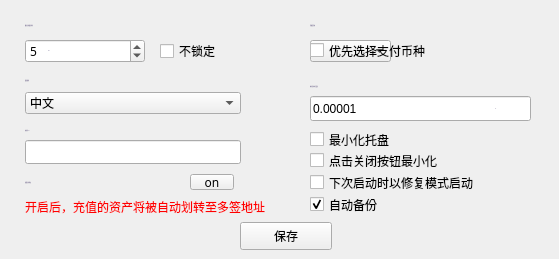
       <widget class="QWidget" name="page">
        <widget class="QToolButton" name="saveBtn">
         <property name="geometry">
          <rect>
           <x>240</x>
           <y>222</y>
           <width>92</width>
           <height>28</height>
          </rect>
         </property>
         <property name="font">
          <font>
           <family>微软雅黑</family>
          </font>
         </property>
         <property name="cursor">
          <cursorShape>PointingHandCursor</cursorShape>
         </property>
         <property name="focusPolicy">
          <enum>Qt::NoFocus</enum>
         </property>
         <property name="styleSheet">
          <string notr="true"/>
         </property>
         <property name="text">
          <string>保存</string>
         </property>
        </widget>
        <widget class="QLabel" name="label_2">
         <property name="geometry">
          <rect>
           <x>25</x>
           <y>10</y>
           <width>131</width>
           <height>31</height>
          </rect>
         </property>
         <property name="font">
          <font>
           <family>微软雅黑</family>
           <pointsize>-1</pointsize>
           <weight>50</weight>
           <italic>false</italic>
           <bold>false</bold>
          </font>
         </property>
         <property name="styleSheet">
          <string notr="true">font: 11px &quot;微软雅黑&quot;;
color:rgb(137,129,161);</string>
         </property>
         <property name="text">
          <string>钱包自动锁定时间</string>
         </property>
         <property name="alignment">
          <set>Qt::AlignLeading|Qt::AlignLeft|Qt::AlignVCenter</set>
         </property>
        </widget>
        <widget class="QComboBox" name="languageComboBox">
         <property name="geometry">
          <rect>
           <x>25</x>
           <y>92</y>
           <width>216</width>
           <height>22</height>
          </rect>
         </property>
         <property name="font">
          <font>
           <family>微软雅黑</family>
          </font>
         </property>
         <property name="focusPolicy">
          <enum>Qt::NoFocus</enum>
         </property>
         <property name="styleSheet">
          <string notr="true"/>
         </property>
         <item>
          <property name="text">
           <string>中文</string>
          </property>
         </item>
         <item>
          <property name="text">
           <string>English</string>
          </property>
         </item>
        </widget>
        <widget class="QCheckBox" name="nolockCheckBox">
         <property name="geometry">
          <rect>
           <x>160</x>
           <y>39</y>
           <width>80</width>
           <height>24</height>
          </rect>
         </property>
         <property name="font">
          <font>
           <family>微软雅黑</family>
           <pointsize>9</pointsize>
          </font>
         </property>
         <property name="cursor">
          <cursorShape>PointingHandCursor</cursorShape>
         </property>
         <property name="focusPolicy">
          <enum>Qt::NoFocus</enum>
         </property>
         <property name="text">
          <string>不锁定</string>
         </property>
        </widget>
        <widget class="QSpinBox" name="lockTimeSpinBox">
         <property name="geometry">
          <rect>
           <x>25</x>
           <y>39</y>
           <width>120</width>
           <height>24</height>
          </rect>
         </property>
         <property name="font">
          <font>
           <family>微软雅黑</family>
          </font>
         </property>
         <property name="focusPolicy">
          <enum>Qt::StrongFocus</enum>
         </property>
         <property name="styleSheet">
          <string notr="true"/>
         </property>
         <property name="readOnly">
          <bool>false</bool>
         </property>
         <property name="minimum">
          <number>0</number>
         </property>
         <property name="maximum">
          <number>60</number>
         </property>
         <property name="value">
          <number>5</number>
         </property>
        </widget>
        <widget class="QLabel" name="label_6">
         <property name="geometry">
          <rect>
           <x>25</x>
           <y>70</y>
           <width>101</width>
           <height>20</height>
          </rect>
         </property>
         <property name="font">
          <font>
           <family>微软雅黑</family>
           <pointsize>-1</pointsize>
           <weight>50</weight>
           <italic>false</italic>
           <bold>false</bold>
          </font>
         </property>
         <property name="styleSheet">
          <string notr="true">font: 11px &quot;微软雅黑&quot;;
color:rgb(137,129,161);</string>
         </property>
         <property name="text">
          <string>界面语言</string>
         </property>
         <property name="alignment">
          <set>Qt::AlignLeading|Qt::AlignLeft|Qt::AlignVCenter</set>
         </property>
        </widget>
        <widget class="QLabel" name="label_3">
         <property name="geometry">
          <rect>
           <x>48</x>
           <y>42</y>
           <width>31</width>
           <height>16</height>
          </rect>
         </property>
         <property name="font">
          <font>
           <family>微软雅黑</family>
           <pointsize>-1</pointsize>
           <weight>50</weight>
           <italic>false</italic>
           <bold>false</bold>
          </font>
         </property>
         <property name="styleSheet">
          <string notr="true">font: 9px &quot;微软雅黑&quot;;
color:rgb(137,129,161);</string>
         </property>
         <property name="text">
          <string>min</string>
         </property>
        </widget>
        <widget class="QCheckBox" name="minimizeCheckBox">
         <property name="geometry">
          <rect>
           <x>310</x>
           <y>129</y>
           <width>240</width>
           <height>21</height>
          </rect>
         </property>
         <property name="font">
          <font>
           <family>微软雅黑</family>
           <pointsize>9</pointsize>
          </font>
         </property>
         <property name="cursor">
          <cursorShape>PointingHandCursor</cursorShape>
         </property>
         <property name="focusPolicy">
          <enum>Qt::NoFocus</enum>
         </property>
         <property name="text">
          <string>最小化托盘</string>
         </property>
        </widget>
        <widget class="QCheckBox" name="closeCheckBox">
         <property name="geometry">
          <rect>
           <x>310</x>
           <y>150</y>
           <width>240</width>
           <height>21</height>
          </rect>
         </property>
         <property name="font">
          <font>
           <family>微软雅黑</family>
           <pointsize>9</pointsize>
          </font>
         </property>
         <property name="cursor">
          <cursorShape>PointingHandCursor</cursorShape>
         </property>
         <property name="focusPolicy">
          <enum>Qt::NoFocus</enum>
         </property>
         <property name="text">
          <string>点击关闭按钮最小化</string>
         </property>
        </widget>
        <widget class="QCheckBox" name="resyncCheckBox">
         <property name="geometry">
          <rect>
           <x>310</x>
           <y>172</y>
           <width>240</width>
           <height>21</height>
          </rect>
         </property>
         <property name="font">
          <font>
           <family>微软雅黑</family>
           <pointsize>9</pointsize>
          </font>
         </property>
         <property name="cursor">
          <cursorShape>PointingHandCursor</cursorShape>
         </property>
         <property name="focusPolicy">
          <enum>Qt::NoFocus</enum>
         </property>
         <property name="text">
          <string>下次启动时以修复模式启动</string>
         </property>
        </widget>
        <widget class="QLabel" name="label_4">
         <property name="geometry">
          <rect>
           <x>310</x>
           <y>10</y>
           <width>200</width>
           <height>31</height>
          </rect>
         </property>
         <property name="font">
          <font>
           <family>微软雅黑</family>
           <pointsize>-1</pointsize>
           <weight>50</weight>
           <italic>false</italic>
           <bold>false</bold>
          </font>
         </property>
         <property name="styleSheet">
          <string notr="true">font: 11px &quot;微软雅黑&quot;;
color:rgb(137,129,161);</string>
         </property>
         <property name="text">
          <string>手续费币种</string>
         </property>
         <property name="alignment">
          <set>Qt::AlignLeading|Qt::AlignLeft|Qt::AlignVCenter</set>
         </property>
        </widget>
        <widget class="QLabel" name="unitLabel2">
         <property name="geometry">
          <rect>
           <x>495</x>
           <y>98</y>
           <width>35</width>
           <height>20</height>
          </rect>
         </property>
         <property name="font">
          <font>
           <family>微软雅黑</family>
           <pointsize>-1</pointsize>
           <weight>50</weight>
           <italic>false</italic>
           <bold>false</bold>
          </font>
         </property>
         <property name="styleSheet">
          <string notr="true">font: 9px &quot;微软雅黑&quot;;
color:rgb(137,129,161);</string>
         </property>
         <property name="text">
          <string>HX</string>
         </property>
        </widget>
        <widget class="QLineEdit" name="contractFeeLineEdit">
         <property name="geometry">
          <rect>
           <x>310</x>
           <y>96</y>
           <width>221</width>
           <height>25</height>
          </rect>
         </property>
         <property name="cursor">
          <cursorShape>IBeamCursor</cursorShape>
         </property>
         <property name="contextMenuPolicy">
          <enum>Qt::DefaultContextMenu</enum>
         </property>
         <property name="text">
          <string>0.00001</string>
         </property>
         <property name="maxLength">
          <number>20</number>
         </property>
         <property name="readOnly">
          <bool>false</bool>
         </property>
        </widget>
        <widget class="QComboBox" name="comboBox_fee">
         <property name="geometry">
          <rect>
           <x>310</x>
           <y>40</y>
           <width>81</width>
           <height>22</height>
          </rect>
         </property>
        </widget>
        <widget class="QLabel" name="label_10">
         <property name="geometry">
          <rect>
           <x>25</x>
           <y>172</y>
           <width>140</width>
           <height>20</height>
          </rect>
         </property>
         <property name="font">
          <font>
           <family>微软雅黑</family>
           <pointsize>-1</pointsize>
           <weight>50</weight>
           <italic>false</italic>
           <bold>false</bold>
          </font>
         </property>
         <property name="styleSheet">
          <string notr="true">font: 11px &quot;微软雅黑&quot;;
color:rgb(137,129,161);</string>
         </property>
         <property name="text">
          <string>充值自动划转</string>
         </property>
         <property name="alignment">
          <set>Qt::AlignLeading|Qt::AlignLeft|Qt::AlignVCenter</set>
         </property>
        </widget>
        <widget class="QToolButton" name="depositBtn">
         <property name="geometry">
          <rect>
           <x>190</x>
           <y>174</y>
           <width>44</width>
           <height>16</height>
          </rect>
         </property>
         <property name="font">
          <font>
           <family>微软雅黑</family>
          </font>
         </property>
         <property name="cursor">
          <cursorShape>PointingHandCursor</cursorShape>
         </property>
         <property name="focusPolicy">
          <enum>Qt::NoFocus</enum>
         </property>
         <property name="styleSheet">
          <string notr="true"/>
         </property>
         <property name="text">
          <string>on</string>
         </property>
         <property name="toolButtonStyle">
          <enum>Qt::ToolButtonTextBesideIcon</enum>
         </property>
        </widget>
        <widget class="QLabel" name="label_5">
         <property name="geometry">
          <rect>
           <x>310</x>
           <y>76</y>
           <width>221</width>
           <height>20</height>
          </rect>
         </property>
         <property name="font">
          <font>
           <family>微软雅黑</family>
           <pointsize>-1</pointsize>
           <weight>50</weight>
           <italic>false</italic>
           <bold>false</bold>
          </font>
         </property>
         <property name="styleSheet">
          <string notr="true">font: 11px &quot;微软雅黑&quot;;
color:rgb(137,129,161);</string>
         </property>
         <property name="text">
          <string>单步合约执行费用</string>
         </property>
         <property name="alignment">
          <set>Qt::AlignLeading|Qt::AlignLeft|Qt::AlignVCenter</set>
         </property>
        </widget>
        <widget class="QCheckBox" name="feeCheckBox">
         <property name="geometry">
          <rect>
           <x>310</x>
           <y>40</y>
           <width>151</width>
           <height>21</height>
          </rect>
         </property>
         <property name="font">
          <font>
           <family>微软雅黑</family>
           <pointsize>9</pointsize>
          </font>
         </property>
         <property name="cursor">
          <cursorShape>PointingHandCursor</cursorShape>
         </property>
         <property name="focusPolicy">
          <enum>Qt::NoFocus</enum>
         </property>
         <property name="text">
          <string>优先选择支付币种</string>
         </property>
        </widget>
        <widget class="QLabel" name="label_autotip">
         <property name="geometry">
          <rect>
           <x>25</x>
           <y>192</y>
           <width>261</width>
           <height>30</height>
          </rect>
         </property>
         <property name="styleSheet">
          <string notr="true">color: rgb(255, 0, 0);
font: 11px &quot;微软雅黑&quot;;</string>
         </property>
         <property name="text">
          <string>开启后，充值的资产将被自动划转至多签地址</string>
         </property>
        </widget>
        <widget class="QLabel" name="label_14">
         <property name="geometry">
          <rect>
           <x>25</x>
           <y>120</y>
           <width>100</width>
           <height>20</height>
          </rect>
         </property>
         <property name="font">
          <font>
           <family>微软雅黑</family>
           <pointsize>-1</pointsize>
           <weight>50</weight>
           <italic>false</italic>
           <bold>false</bold>
          </font>
         </property>
         <property name="styleSheet">
          <string notr="true">font: 11px &quot;微软雅黑&quot;;
color:rgb(137,129,161);</string>
         </property>
         <property name="text">
          <string>中间件URL</string>
         </property>
         <property name="alignment">
          <set>Qt::AlignLeading|Qt::AlignLeft|Qt::AlignVCenter</set>
         </property>
        </widget>
        <widget class="QLineEdit" name="middlewareLineEdit">
         <property name="geometry">
          <rect>
           <x>25</x>
           <y>140</y>
           <width>216</width>
           <height>24</height>
          </rect>
         </property>
         <property name="font">
          <font>
           <family>微软雅黑</family>
          </font>
         </property>
         <property name="contextMenuPolicy">
          <enum>Qt::DefaultContextMenu</enum>
         </property>
         <property name="echoMode">
          <enum>QLineEdit::Normal</enum>
         </property>
        </widget>
        <widget class="QCheckBox" name="checkbox_AutoBackup">
         <property name="geometry">
          <rect>
           <x>310</x>
           <y>194</y>
           <width>240</width>
           <height>21</height>
          </rect>
         </property>
         <property name="font">
          <font>
           <family>微软雅黑</family>
           <pointsize>9</pointsize>
          </font>
         </property>
         <property name="cursor">
          <cursorShape>PointingHandCursor</cursorShape>
         </property>
         <property name="focusPolicy">
          <enum>Qt::NoFocus</enum>
         </property>
         <property name="text">
          <string>自动备份</string>
         </property>
         <property name="checked">
          <bool>true</bool>
         </property>
        </widget>
        <zorder>contractFeeLineEdit</zorder>
        <zorder>saveBtn</zorder>
        <zorder>label_2</zorder>
        <zorder>languageComboBox</zorder>
        <zorder>nolockCheckBox</zorder>
        <zorder>lockTimeSpinBox</zorder>
        <zorder>label_6</zorder>
        <zorder>label_3</zorder>
        <zorder>minimizeCheckBox</zorder>
        <zorder>closeCheckBox</zorder>
        <zorder>resyncCheckBox</zorder>
        <zorder>label_4</zorder>
        <zorder>unitLabel2</zorder>
        <zorder>comboBox_fee</zorder>
        <zorder>label_10</zorder>
        <zorder>depositBtn</zorder>
        <zorder>label_5</zorder>
        <zorder>feeCheckBox</zorder>
        <zorder>label_autotip</zorder>
        <zorder>label_14</zorder>
        <zorder>middlewareLineEdit</zorder>
        <zorder>checkbox_AutoBackup</zorder>
       </widget>
